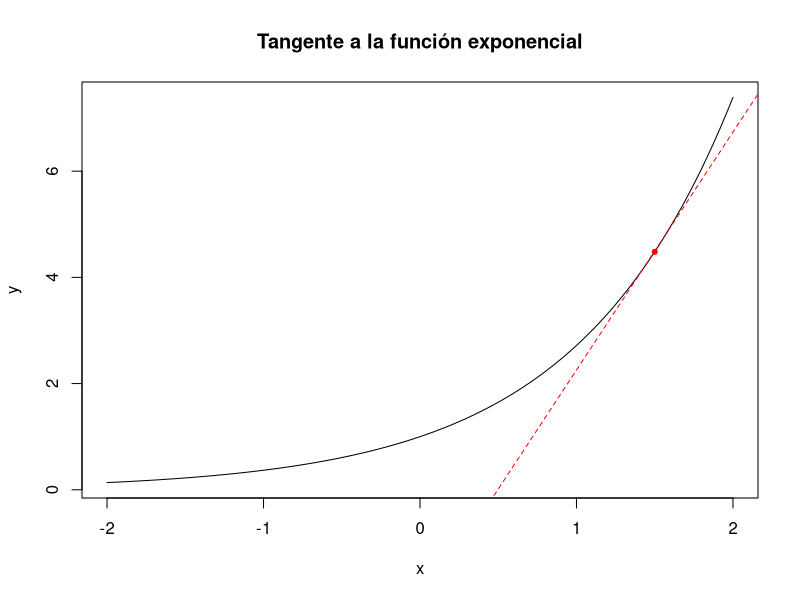

Source code (R):
## ---- chunk 1
x <- seq(-2, 2, len = 100)
y = exp(x)
plot(x, y, type = "l", main = "Tangente a la función exponencial")
points(1.5, exp(1.5), col = "red", pch = 20)
abline(a = -2.227, b = exp(1.5), lty = 2, col = "red")
